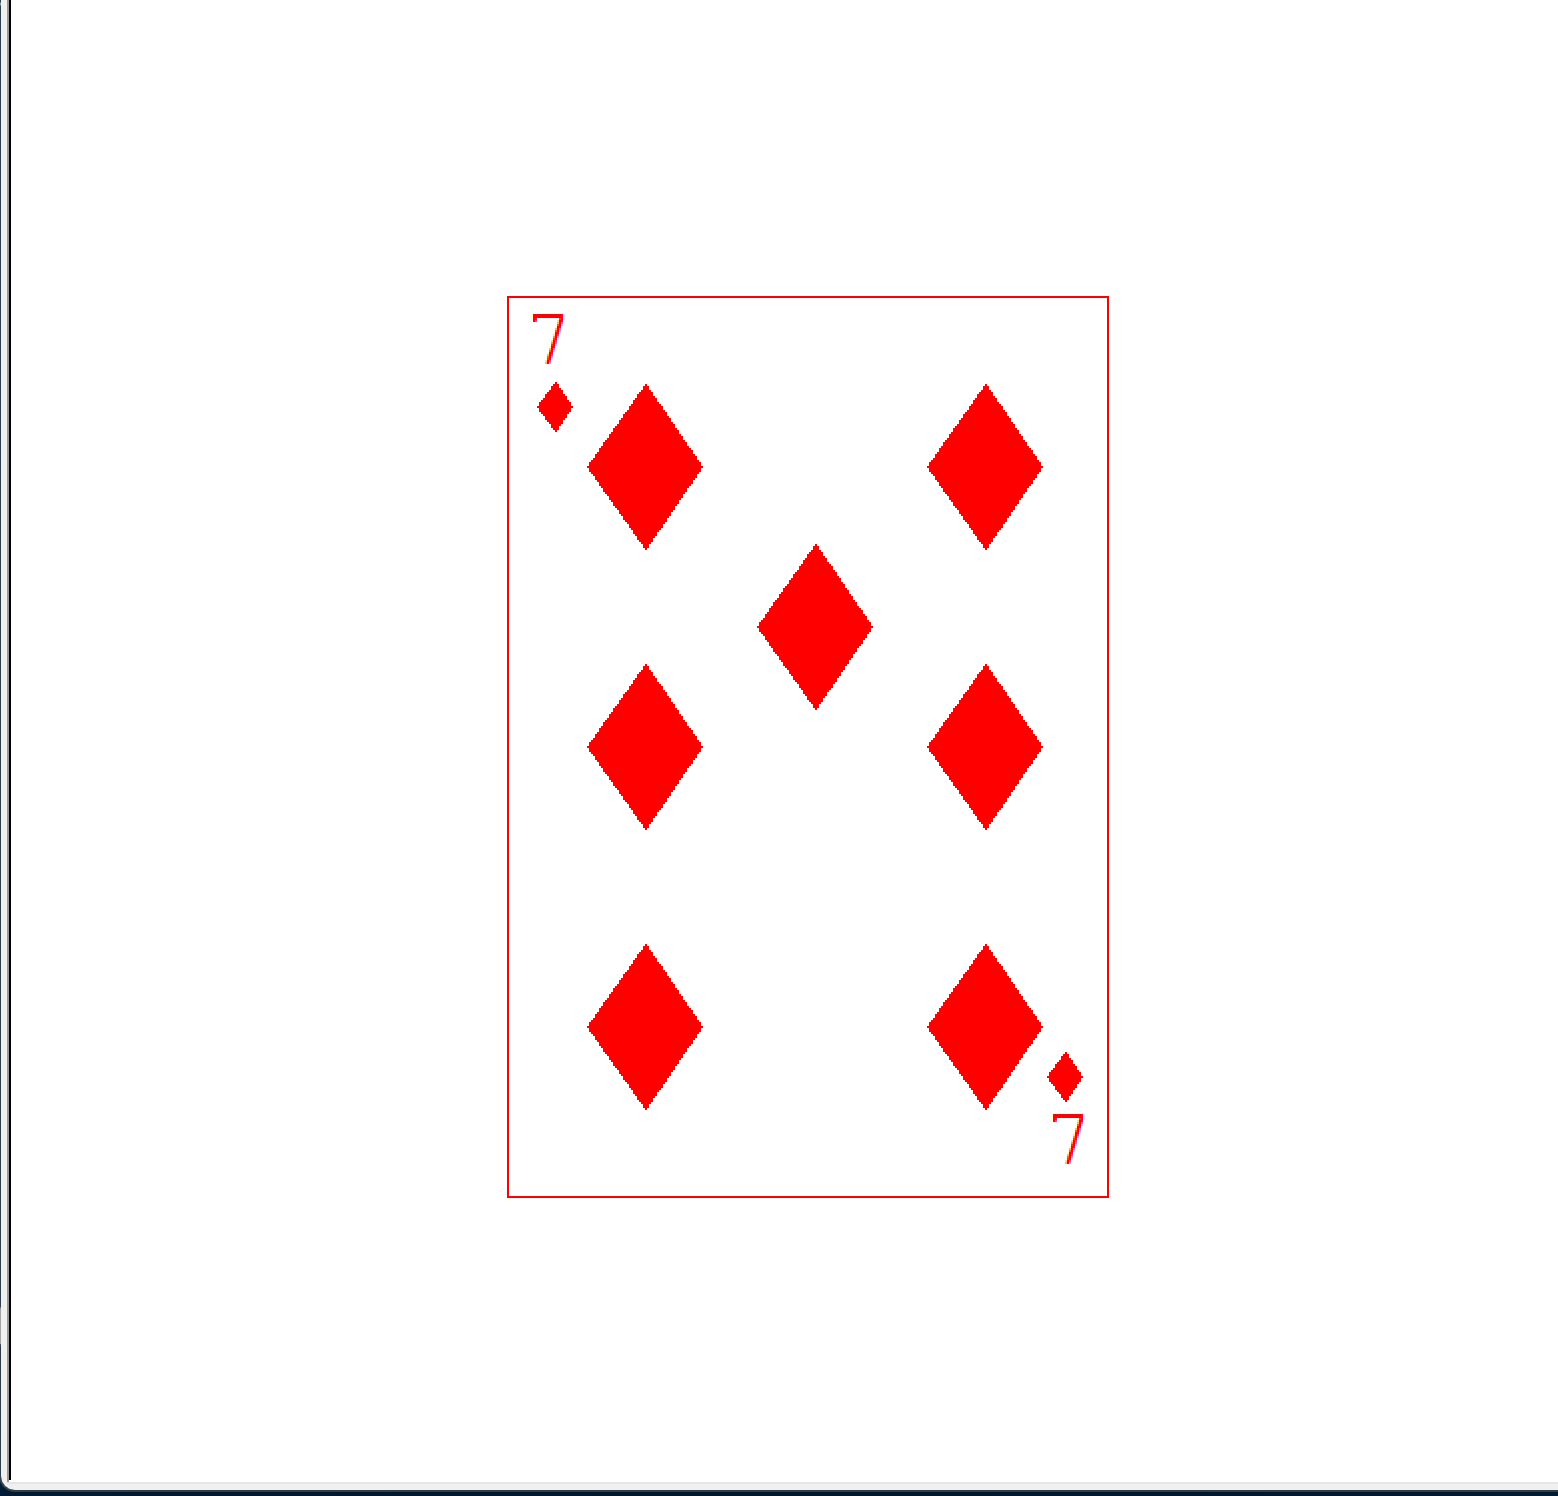

Recreate this plot in Python.
import turtle as t
t.speed(0)
a=[-150,-225]
d=[[-140,180],[120,-220],[-135,170],[120,-165],[-110,140],[60,140],[-110,0],[60,0],[-110,-140],[60,-140],[-25,60]]
def card(x,y):
    t.penup()
    t.goto(x,y)
    t.pendown()
    t.begin_fill()
    t.color("red","white")
    for i in range(2):
        t.forward(300)
        t.left(90)
        t.forward(450)
        t.left(90)
    t.end_fill()

def number(x,y):
    t.penup()
    t.goto(x,y)
    t.pendown()
    t.begin_fill()
    t.color("red")
    t.write("7",font=("Courier",30,"normal"))
    t.end_fill()

def fp1(x,y):
    t.penup()
    t.goto(x,y)
    t.setheading(-55)
    t.pendown()
    t.begin_fill()
    t.color("red","red")
    for i in range(2):
        t.forward(15)
        t.left(110)
        t.forward(15)
        t.left(70)
    t.end_fill()

def fp2(x,y):
    t.penup()
    t.goto(x,y)
    t.setheading(-55)
    t.pendown()
    t.begin_fill()
    t.color("red","red")
    for i in range(2):
        t.forward(50)
        t.left(110)
        t.forward(50)
        t.left(70)
    t.end_fill()


card(a[0],a[1])
number(d[0][0],d[0][1])
number(d[1][0],d[1][1])
fp1(d[2][0],d[2][1])
fp1(d[3][0],d[3][1])
fp2(d[4][0],d[4][1])
fp2(d[5][0],d[5][1])
fp2(d[6][0],d[6][1])
fp2(d[7][0],d[7][1])
fp2(d[8][0],d[8][1])
fp2(d[9][0],d[9][1])
fp2(d[10][0],d[10][1])

t.hideturtle()
